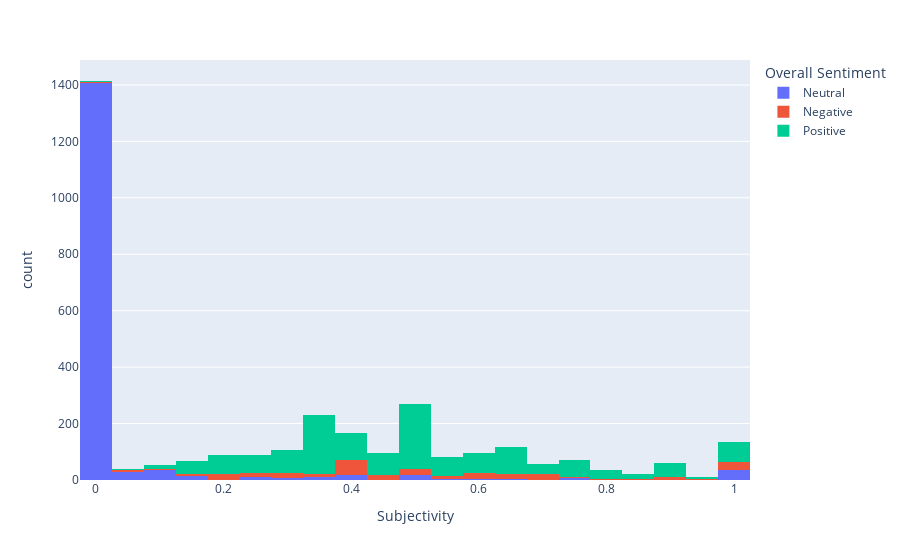

Notebook source saved alongside this figure:
### Markdown cell above
<div class="alert alert-block alert-info" style="font-size:16px; font-family:verdana; line-height: 1.7em;">
📌 &nbsp;The sentiment score of the positive sentences lies between 0.1 - 0.25 the most in this dataset and the sentiment score of the negative sentences lies from 0 to -0.2 the most using TextBlob
</div>

### Code cell
px.histogram(data_frame=textblob_data,x='Subjectivity',color='Overall Sentiment')

### Figure 1 — Plotly figure (JSON) as saved in the notebook; plotly's stock layout.template omitted (floating-point values rounded to 4 significant figures; data arrays with more than 128 entries replaced by an {"elided": "..."} marker saying what was removed)
{"data": [{"alignmentgroup": "True", "bingroup": "x", "hovertemplate": "Overall Sentiment=Neutral<br>Subjectivity=%{x}<br>count=%{y}<extra></extra>", "legendgroup": "Neutral", "marker": {"color": "#636efa"}, "name": "Neutral", "offsetgroup": "Neutral", "orientation": "v", "showlegend": true, "type": "histogram", "x": {"elided": "1600 float values"}, "xaxis": "x", "yaxis": "y"}, {"alignmentgroup": "True", "bingroup": "x", "hovertemplate": "Overall Sentiment=Negative<br>Subjectivity=%{x}<br>count=%{y}<extra></extra>", "legendgroup": "Negative", "marker": {"color": "#EF553B"}, "name": "Negative", "offsetgroup": "Negative", "orientation": "v", "showlegend": true, "type": "histogram", "x": {"elided": "309 float values"}, "xaxis": "x", "yaxis": "y"}, {"alignmentgroup": "True", "bingroup": "x", "hovertemplate": "Overall Sentiment=Positive<br>Subjectivity=%{x}<br>count=%{y}<extra></extra>", "legendgroup": "Positive", "marker": {"color": "#00cc96"}, "name": "Positive", "offsetgroup": "Positive", "orientation": "v", "showlegend": true, "type": "histogram", "x": {"elided": "1393 float values"}, "xaxis": "x", "yaxis": "y"}], "layout": {"barmode": "relative", "legend": {"title": {"text": "Overall Sentiment"}, "tracegroupgap": 0}, "margin": {"t": 60}, "xaxis": {"anchor": "y", "domain": [0, 1], "title": {"text": "Subjectivity"}}, "yaxis": {"anchor": "x", "domain": [0, 1], "title": {"text": "count"}}}}
